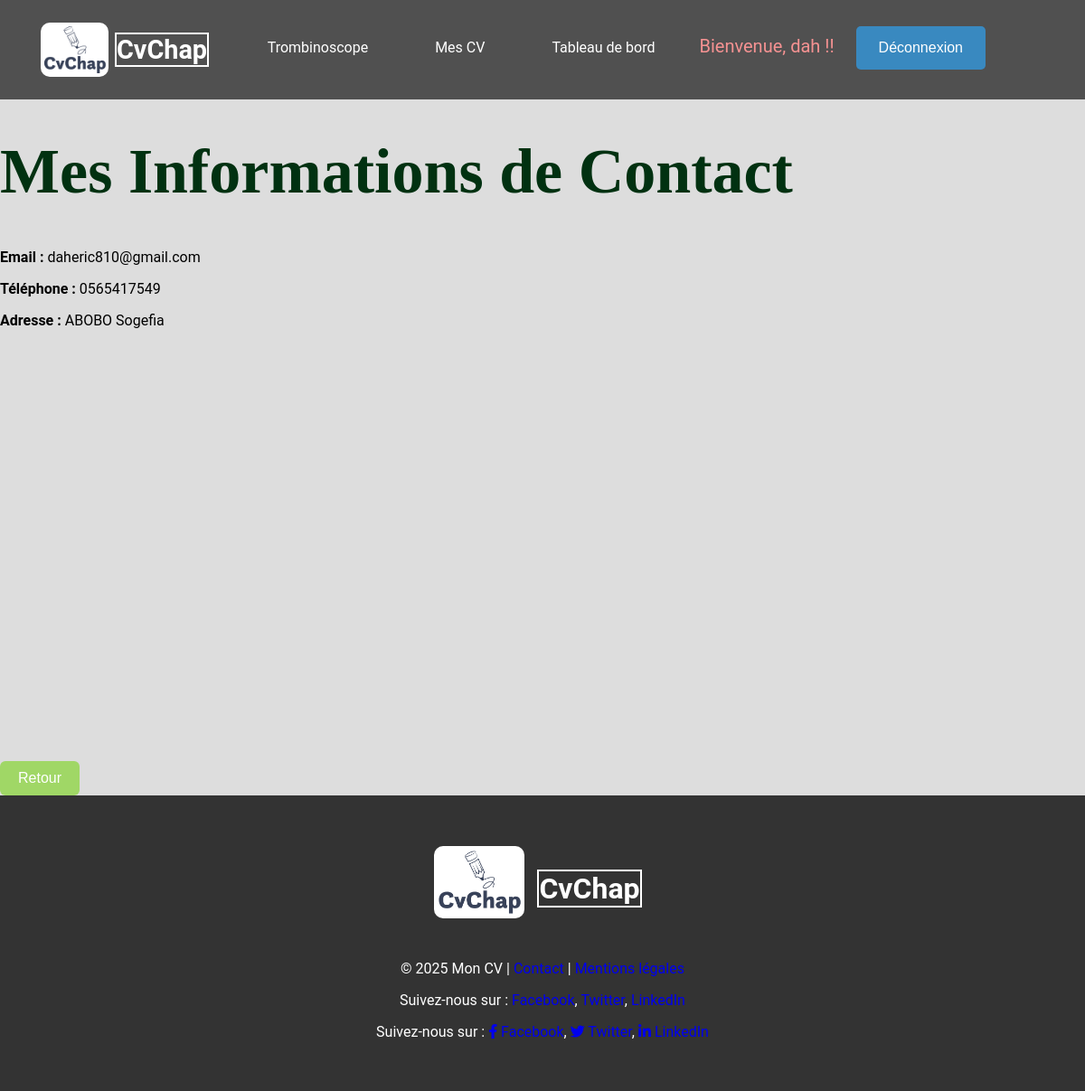
The app's page /aff_contact/ (signed in) with its own data.
### appcv/models.py (models this page shows, shortened)
class Contact(models.Model):
    user = models.ForeignKey(User, on_delete=models.CASCADE)
    email = models.EmailField()
    telephone = models.CharField(max_length=20, null=True, blank=True)
    adresse = models.TextField(null=True, blank=True)

### appcv/views.py (the view)
# urls.py: path('aff_contact/', views.aff_contact, name='aff_contact'),
@login_required
def aff_contact(request):
    contact = Contact.objects.filter(user=request.user).first()
    return render(request, "vues/aff_contact.html", {"contact": contact})

### appcv/templates/vues/aff_contact.html (shortened to what this page needs)
{% extends "base.html" %}
{% block style_page %}
    {% load static %}
    <link rel="stylesheet" href="{% static "experiencepro1.css" %}">
{% endblock %}
{% block content %}
    <h1>Mes Informations de Contact</h1>
    {% if contact %}
        <p><strong>Email :</strong> {{ contact.email }}</p>
        <p><strong>Téléphone :</strong> {{ contact.telephone }}</p>
        <p><strong>Adresse :</strong> {{ contact.adresse }}</p>
    {% else %}
        <p>Aucune information de contact disponible.</p>
    {% endif %}
{% endblock %}

### appcv/templates/bases/nav.html (shortened to what this page needs)
{% load static %}
{% block style_page %}
<link rel="stylesheet" href="{% static 'base1.css' %}">
{% endblock %}
<nav >
    <div class="nav-logo">
        <img src="{% static 'images/cvchap_logo4.png' %}" alt="Logo" class="me-2">
        <a class="nav-link {% if request.resolver_match.url_name == 'trombinoscope' %}active{% endif %}" href="{% url 'trombinoscope' %}">CvChap</a>
    </div>
    <ul >
        {% if user.is_authenticated %}
            <li class="nav-item">
                <a class="nav-link {% if request.resolver_match.url_name == 'trombinoscope' %}active{% endif %}" href="{% url 'trombinoscope' %}">Trombinoscope</a>
            </li>
            <li class="nav-item">
                <a class="nav-link {% if request.resolver_match.url_name == 'list_cv' %}active{% endif %}" href="{% url 'list_cv' %}">Mes CV</a>
            </li>
            <li>
                <a href="{% url 'TdeBord' %}">Tableau de bord</a>
            </li>
            <li>Bienvenue, {{ user.username }} !!</li>
            <li class="nav-item">
                <form action="{% url 'logout' %}?next=/" method="post" style="display:inline;">
                    <button type="submit">Déconnexion</button>
                </form>
            </li>
        {% endif %}
    </ul>
</nav>

### appcv/static/base1.css (style rules this page uses)
body { font-family: 'Roboto', sans-serif; background: #ddd ; background-size: cover; margin: 0; padding: 0; color: #000000; height: 100%; }
button { background-color: #3498db; background-color: #3498dbce; color: white; padding: 15px 25px; font-size: 1rem; border: none; border-radius: 5px; cursor: pointer; text-align: center; transition: background-color 0.3s ease; }
html, body { height: 100%; margin: 0; padding:0px 0px 0px 0px 0px; }
nav { height: 110px; width: 100%; background: rgba(0, 0, 0, 0.4); display: flex; justify-content:space-between; align-items: center; margin:0px ; padding:0px; position: fixed; }
nav ul { margin-right:100px; list-style: none; margin-top:10px; }
nav ul li { display: inline-block; line-height: 80px; margin: 0 10px; color: #f59292; font-size: 20px; }
nav ul li a { color: white; padding: 15px 25px; font-size: 1rem; border: none; border-radius: 5px; cursor: pointer; text-align: center; transition: background-color 0.3s ease; }
.nav-logo { display: flex; align-items: center; margin:15px; padding:35px 10px; }
.nav-logo img { height: 60px; margin-left: 20px; border-radius: 10px; }
.nav-logo a { font-weight: bold; font-size: 1.8rem; display:inline-block; padding:0.1px 0px; margin-left:7px; color:#fff; border:2px solid #fff; }
h1 { margin: 70px 0; color:#013111; font-size:clamp(70px,6vw,40px); font-weight: bold; font-family: Times, "Times New Roman", Georgia, serif; padding:0px; height:55px; }
a { text-decoration: none; }
ul { list-style: none; padding: 0; }

### records on screen
Contact: email "daheric810@gmail.com", telephone "0565417549", adresse "ABOBO Sogefia"

### other values on screen
{{ user.username }} "dah"
